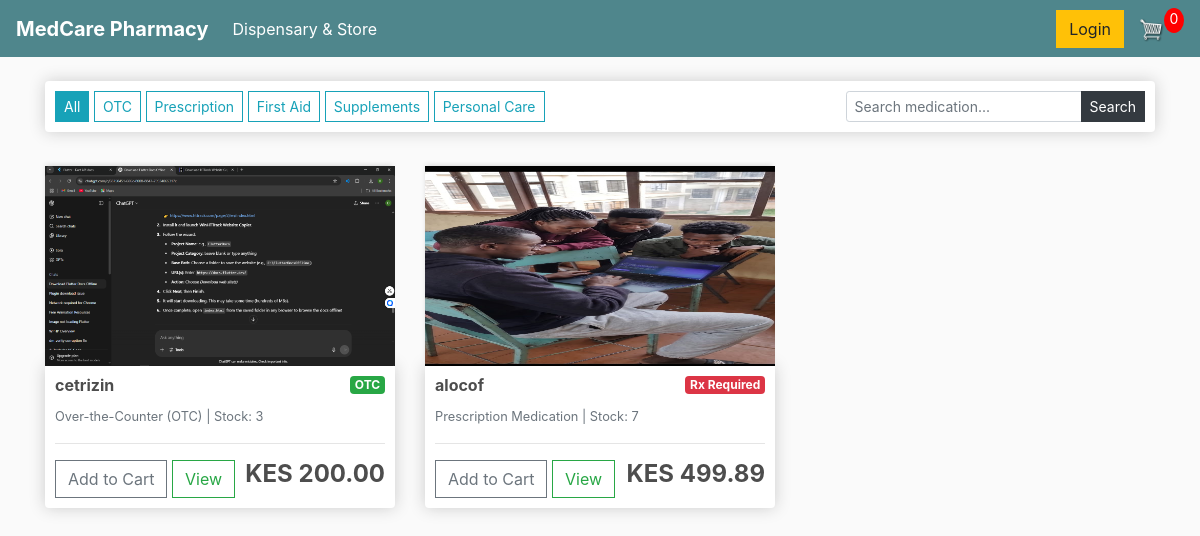
The page / on the database its author committed.
### store/models.py (models this page shows, shortened)
class Product(models.Model):
    CATEGORY_CHOICES = [
        ("OTC", "Over-the-Counter (OTC)"),
        ("PRESCRIPTION", "Prescription Medication"),
        ("FIRST_AID", "First Aid & Medical Supplies"),
        ("SUPPLEMENTS", "Vitamins & Supplements"),
        ("PERSONAL_CARE", "Personal & Baby Care"),
    ]
    name = models.CharField(max_length=200)
    price = models.DecimalField(max_digits=10, decimal_places=2)
    category = models.CharField(max_length=50, choices=CATEGORY_CHOICES, default="OTC")
    description = models.TextField(blank=True, null=True)
    stock_quantity = models.PositiveIntegerField(default=0)
    requires_prescription = models.BooleanField(default=False)
    digital = models.BooleanField(default=False, null=True, blank=True)
    image = models.ImageField(null=True, blank=True)

### store/views.py (the view)
# urls.py: path("", include("store.urls")),
def store(request):
    data = get_cart_data(request)
    products = Product.objects.all()
    category = request.GET.get("category", "")
    query = request.GET.get("q", "")
    if category:
        products = products.filter(category=category)
    if query:
        products = products.filter(
            Q(name__icontains=query) | Q(description__icontains=query)
        )
    context = {
        "products": products,
        "cartItems": data["cartItems"],
        "selected_category": category,
        "search_query": query,
    }
    return render(request, "store/store.html", context)

### store/views.py (called while the page is built)
def get_cart_data(request):
    if request.user.is_authenticated:
        customer, _ = Customer.objects.get_or_create(
            user=request.user,
            defaults={"name": request.user.username, "email": request.user.email},
        )
        order, _ = Order.objects.get_or_create(customer=customer, complete=False)
        items = order.orderitem_set.all()
        cartItems = order.get_cart_items
    else:
        items = []
        order = {"get_cart_total": 0, "get_cart_items": 0}
        cartItems = 0
    return {"items": items, "order": order, "cartItems": cartItems}

### store/templates/store/store.html
{% extends "store/main.html" %}
{% load static %}
{% block content %}
<div class="box-element mb-4">
	<form method="GET" action="{% url 'store:store' %}" class="form-inline justify-content-between">
		<div class="mb-2 mb-md-0">
			<a href="{% url 'store:store' %}"
				class="btn btn-sm {% if not selected_category %}btn-info{% else %}btn-outline-info{% endif %}">All</a>
			<a href="?category=OTC"
				class="btn btn-sm {% if selected_category == 'OTC' %}btn-info{% else %}btn-outline-info{% endif %}">OTC</a>
			<a href="?category=PRESCRIPTION"
				class="btn btn-sm {% if selected_category == 'PRESCRIPTION' %}btn-info{% else %}btn-outline-info{% endif %}">Prescription</a>
			<a href="?category=FIRST_AID"
				class="btn btn-sm {% if selected_category == 'FIRST_AID' %}btn-info{% else %}btn-outline-info{% endif %}">First
				Aid</a>
			<a href="?category=SUPPLEMENTS"
				class="btn btn-sm {% if selected_category == 'SUPPLEMENTS' %}btn-info{% else %}btn-outline-info{% endif %}">Supplements</a>
			<a href="?category=PERSONAL_CARE"
				class="btn btn-sm {% if selected_category == 'PERSONAL_CARE' %}btn-info{% else %}btn-outline-info{% endif %}">Personal
				Care</a>
		</div>
		<div class="input-group">
			<input type="text" name="q" class="form-control form-control-sm" placeholder="Search medication..."
				value="{{ search_query }}">
			<div class="input-group-append">
				<button class="btn btn-sm btn-dark" type="submit">Search</button>
			</div>
		</div>
	</form>
</div>
<div class="row">
	{% for product in products %}
	<div class="col-lg-4 mb-4">
		{% if product.image %}
		<img class="thumbnail" src="{{ product.image.url }}" alt="{{ product.name }}">
		{% else %}
		<img class="thumbnail" src="{% static 'store/img/placeholder.png' %}" alt="Placeholder">
		{% endif %}
		<div class="box-element product">
			<h6>
				<strong>{{ product.name }}</strong>
				{% if product.requires_prescription %}
				<span class="badge badge-danger float-right">Rx Required</span>
				{% else %}
				<span class="badge badge-success float-right">OTC</span>
				{% endif %}
			</h6>
			<small class="text-muted">{{ product.get_category_display }} | Stock: {{ product.stock_quantity }}</small>
			<hr>
			<button data-product="{{ product.id }}" data-action="add"
				class="btn btn-outline-secondary add-btn update-cart">Add to Cart</button>
			<a class="btn btn-outline-success" href="{% url 'store:product_detail' product.id %}">View</a>
			<h4 style="display: inline-block; float: right;"><strong>KES {{ product.price|floatformat:2 }}</strong></h4>
		</div>
	</div>
	{% empty %}
	<div class="col-12 text-center mt-5">
		<h5>No pharmacy products found.</h5>
		<p>Log into <a href="/admin/">Manage Inventory</a> to add medications or clear your search filter.</p>
	</div>
	{% endfor %}
</div>
{% endblock content %}

### store/templates/store/main.html (shortened to what this page needs)
<!doctype html>
{% load static %}
<html lang="en">
<head>
  <link rel="stylesheet" href="https://stackpath.bootstrapcdn.com/bootstrap/4.4.1/css/bootstrap.min.css"
>
  <link rel="stylesheet" href="{% static 'store/css/main.css' %}">
</head>
<body>
  <nav class="navbar navbar-expand-lg navbar-dark bg-dark">
    <a class="navbar-brand" href="{% url 'store:store' %}"><strong>MedCare Pharmacy</strong></a>
    <div class="collapse navbar-collapse" id="navbarSupportedContent">
      <ul class="navbar-nav mr-auto">
        <li class="nav-item active">
          <a class="nav-link" href="{% url 'store:store' %}">Dispensary & Store </a>
        </li>
      </ul>
      <div class="form-inline my-2 my-lg-0">
        {% if request.user.is_authenticated %}
        <span class="text-light mr-3">Hi, {{ request.user.username }}</span>
        <a href="/admin/logout/" class="btn btn-outline-light btn-sm mr-2">Logout</a>
        {% else %}
        <a href="/admin/login/?next=/" class="btn btn-warning">Login</a>
        {% endif %}
        <a href="{% url 'store:cart' %}">
          <img id="cart-icon" src="{% static 'store/img/cart.png' %}">
        </a>
        <p id="cart-total">{{ cartItems|default:0 }}</p>
      </div>
    </div>
  </nav>
  <div class="container">
    <br>
    {% block content %}
    {% endblock content %}
  </div>
</body>
</html>

### store/static/store/css/main.css (style rules this page uses)
body { background-color: hsl(0, 0%, 98%); }
h1, h2, h3, h4, h5, h6 { color: hsl(0, 0%, 30%); }
.box-element { box-shadow: hsl(0, 0%, 80%) 0 0 16px; background-color: #fff; border-radius: 4px; padding: 10px; }
.thumbnail { width: 100%; height: 200px; -webkit-box-shadow: -1px -3px 5px -2px rgba(214, 214, 214, 1); -moz-box-shadow: -1px -3px 5px -2px rgba(214, 214, 214, 1); box-shadow: -1px -3px 5px -2px rgba(214, 214, 214, 1); }
.product { border-radius: 0 0 4px 4px; }
.bg-dark { background-color: #4f868c !important; }
#cart-icon { width: 25px; display: inline-block; margin-left: 15px; }
#cart-total { display: block; text-align: center; color: #fff; background-color: red; width: 20px; height: 25px; border-radius: 50%; font-size: 14px; }
.col-lg-4, .col-lg-6, .col-lg-8, .col-lg-12 { margin-top: 10px; }
.btn { border-radius: 0; }

### rows shown on the page
Product: image (picture), name "cetrizin", requires_prescription "OTC", category "Over-the-Counter (OTC)", stock_quantity "3", price "200.00"
Product: image (picture), name "alocof", requires_prescription "Rx Required", category "Prescription Medication", stock_quantity "7", price "499.89"

### other values the page prints
{{ cartItems|default:0 }} "0"
